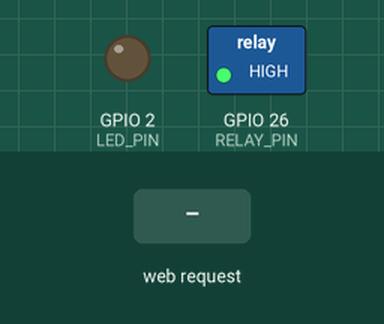
Simulated run of this sketch. Board: ESP32. Parts: switched loads named in the sketch (green lamp = pin HIGH), output pins drawn as LEDs (lit = HIGH). Inputs (shaded band) come from the test bench. WiFi joins after 1.5 s; servers stay silent unless stated; what the sketch prints to the serial monitor is not drawn.

Above: at 2.8 s.
2.9 s: HTTP request GET /relay/on received
At 3.3 s:
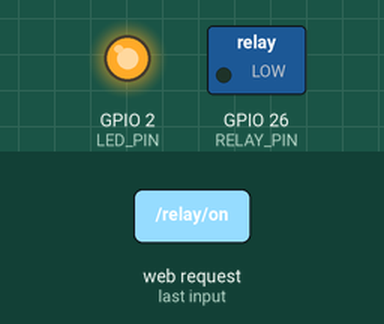
4.4 s: HTTP request GET /relay/off received
At 5.7 s:
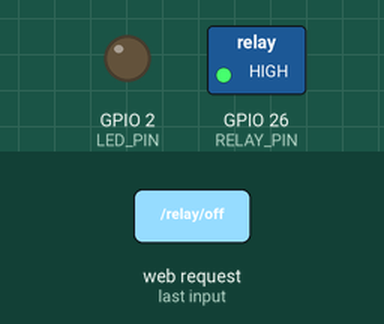
Timing chart, 0 to 7.4 s (numbered marks = the images above; inputs shaded):
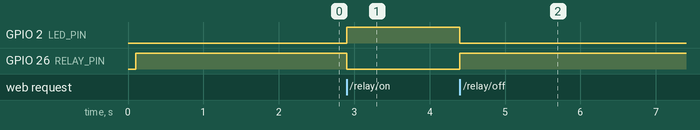

The sketch:

weldguard_relay.ino
```cpp
/*
  WeldGuard — ESP32 Relay Controller
  Menerima HTTP Request dari Inference Engine untuk memutus/menyambung arus mesin las.
*/

#include <WiFi.h>
#include <WebServer.h>

// --- KONFIGURASI WIFI ---
const char* ssid = "NAMA_WIFI_KAMU";       // Ganti dengan SSID WiFi kamu
const char* password = "PASSWORD_WIFI_KAMU"; // Ganti dengan password WiFi kamu

// --- PIN KONFIGURASI ---
// Pin relay (sesuaikan dengan koneksi pin di ESP32 kamu, misal GPIO 26)
const int RELAY_PIN = 26;

// Indikator LED built-in (biasanya GPIO 2)
const int LED_PIN = 2;

// Jika menggunakan relay modul, biasanya relay aktif LOW (Low = ON)
// Ubah jika relay kamu aktif HIGH
const int RELAY_ON_STATE = LOW;
const int RELAY_OFF_STATE = HIGH;

WebServer server(80);

void setup() {
  Serial.begin(115200);
  delay(100);

  // Inisialisasi Pin
  pinMode(RELAY_PIN, OUTPUT);
  pinMode(LED_PIN, OUTPUT);

  // Posisi awal: Mesin menyala (arus tersambung)
  digitalWrite(RELAY_PIN, RELAY_OFF_STATE);
  digitalWrite(LED_PIN, LOW);

  // Koneksi WiFi
  Serial.print("Menghubungkan ke ");
  Serial.println(ssid);
  WiFi.begin(ssid, password);

  while (WiFi.status() != WL_CONNECTED) {
    delay(500);
    Serial.print(".");
  }

  Serial.println("");
  Serial.println("WiFi Terhubung!");
  Serial.print("IP Address ESP32: ");
  Serial.println(WiFi.localIP());
  // CATAT IP ADDRESS INI, MASUKKAN KE inference_engine/config.py

  // Routing HTTP Server
  server.on("/", handleRoot);
  server.on("/relay/on", handleRelayOn);    // Trigger untuk PELANGGARAN (Matikan Mesin)
  server.on("/relay/off", handleRelayOff);  // Trigger untuk AMAN (Nyalakan Mesin)

  server.begin();
  Serial.println("HTTP Server siap melayani!");
}

void loop() {
  server.handleClient();
}

// --- Handler Functions ---

void handleRoot() {
  server.send(200, "text/plain", "WeldGuard ESP32 Relay API Status: Online");
}

void handleRelayOn() {
  // PELANGGARAN TERDETEKSI: Putuskan arus mesin!
  Serial.println("[ALARM] Pelanggaran! Memutus arus mesin las...");
  digitalWrite(RELAY_PIN, RELAY_ON_STATE);
  digitalWrite(LED_PIN, HIGH); // LED Menyala tanda alarm

  // Kirim response CORS agar bisa diakses dari mana saja (termasuk dashboard jika perlu)
  server.sendHeader("Access-Control-Allow-Origin", "*");
  server.send(200, "application/json", "{\"status\": \"success\", \"relay\": \"ON\", \"mesin\": \"MATI\"}");
}

void handleRelayOff() {
  // KONDISI AMAN: Sambungkan kembali arus mesin
  Serial.println("[AMAN] APD lengkap. Arus mesin las tersambung kembali.");
  digitalWrite(RELAY_PIN, RELAY_OFF_STATE);
  digitalWrite(LED_PIN, LOW); // LED Mati tanda aman

  server.sendHeader("Access-Control-Allow-Origin", "*");
  server.send(200, "application/json", "{\"status\": \"success\", \"relay\": \"OFF\", \"mesin\": \"NYALA\"}");
}
```

Measured:
- after the input at 2.9 s, GPIO 2 (LED_PIN): LOW → HIGH at once; GPIO 26 (RELAY_PIN): HIGH → LOW at once
- after the input at 4.4 s, GPIO 2 (LED_PIN): HIGH → LOW at once; GPIO 26 (RELAY_PIN): LOW → HIGH at once
